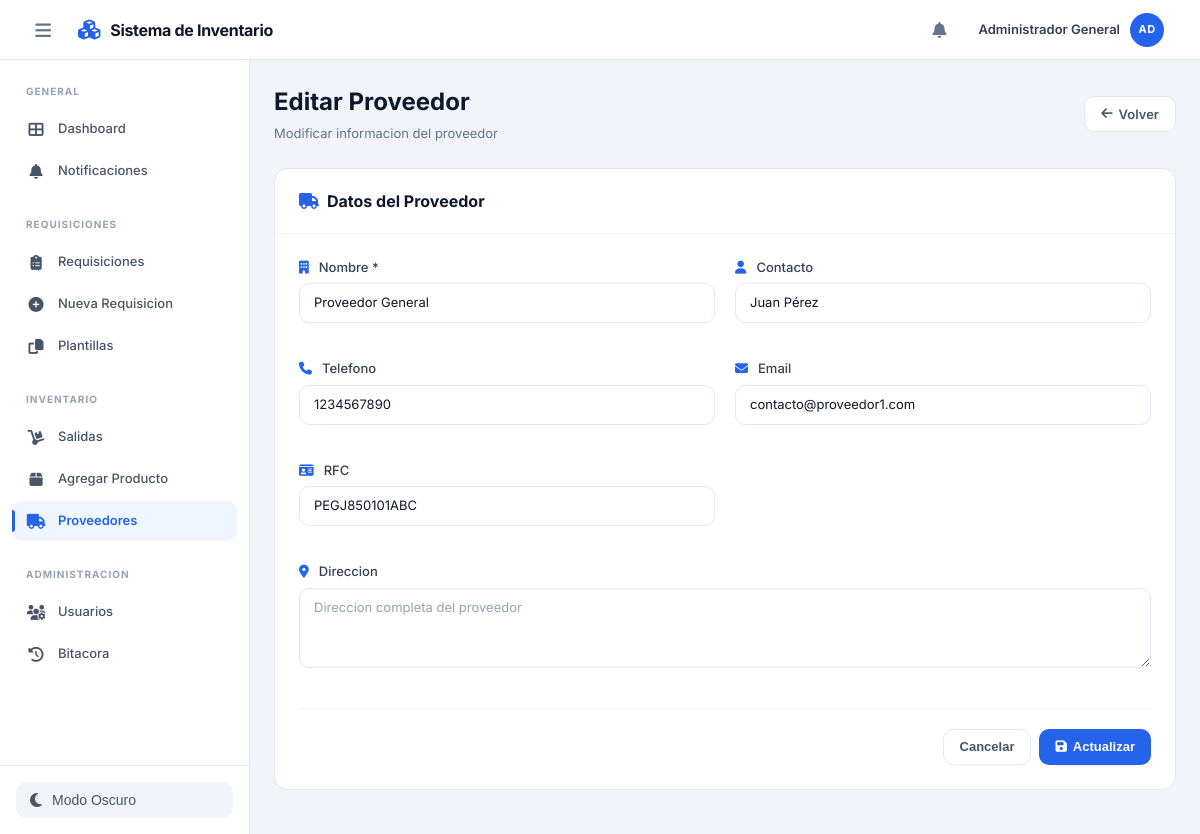
Page /agregar-proveedor.php?id=1 (signed in) on the committed database.
### tables this page shows
CREATE TABLE proveedores (
    id INT PRIMARY KEY AUTO_INCREMENT,
    nombre VARCHAR(200) NOT NULL,
    contacto VARCHAR(200),
    telefono VARCHAR(20),
    email VARCHAR(100),
    direccion TEXT,
    rfc VARCHAR(20),
    activo TINYINT(1) DEFAULT 1,
    created_at TIMESTAMP DEFAULT CURRENT_TIMESTAMP,
    updated_at TIMESTAMP DEFAULT CURRENT_TIMESTAMP ON UPDATE CURRENT_TIMESTAMP
);

### agregar-proveedor.php (called while the page is built, shortened)
<?php
$proveedorModel = new Proveedor();
$modo_edicion = false;
$proveedor = null;
if (isset($_GET['id'])) {
    $modo_edicion = true;
    $proveedor = $proveedorModel->obtenerPorId($_GET['id']);
}
require_once 'includes/header.php';
require_once 'views/agregar-proveedor.view.php';
require_once 'includes/footer.php';

### config/database.php (called while the page is built, shortened)
<?php
function getConnection() {
    if ($GLOBALS['db_connection'] !== null && $GLOBALS['db_connection']->ping()) {
        return $GLOBALS['db_connection'];
    }
    $conn = new mysqli(DB_HOST, DB_USER, DB_PASS, DB_NAME);
    $conn->set_charset("utf8");
    return $conn;
}

### models/Proveedor.php (called while the page is built, shortened)
<?php
class Proveedor {
    private $db;
    public function __construct() {
        $this->db = getConnection();
    }
    public function obtenerPorId($id) {
        $stmt = $this->db->prepare("SELECT * FROM proveedores WHERE id = ?");
        $stmt->bind_param("i", $id);
        $stmt->execute();
        $result = $stmt->get_result();
        return $result->fetch_assoc();
    }
}

### views/agregar-proveedor.view.php (the view, shortened to what this page needs)
<div class="main-content">
    <div style="display: flex; justify-content: space-between; align-items: center; margin-bottom: 1.5rem;">
        <div>
            <h1 style="margin: 0 0 4px 0; font-size: 1.5rem; font-weight: 700; color: var(--gray-900);">
                <?php echo $modo_edicion ? 'Editar Proveedor' : 'Agregar Proveedor'; ?>
            </h1>
            <p style="margin: 0; color: var(--text-muted); font-size: 0.8125rem;">
                <?php echo $modo_edicion ? 'Modificar informacion del proveedor' : 'Registrar un nuevo proveedor en el sistema'; ?>
            </p>
        </div>
        <a href="proveedores.php" class="btn btn-secondary" style="display: inline-flex; align-items: center; gap: 6px;">
            <i class="fas fa-arrow-left"></i> Volver
        </a>
    </div>
    <div class="card">
        <div style="padding: 1.25rem 1.5rem; border-bottom: 1px solid var(--gray-100);">
            <h2 style="margin: 0; font-size: 1rem; font-weight: 700; color: var(--gray-900); display: flex; align-items: center; gap: 8px;">
                <i class="fas fa-truck" style="color: var(--primary);"></i>
                Datos del Proveedor
            </h2>
        </div>
        <div style="padding: 1.5rem;">
            <form method="POST" action="agregar-proveedor.php" id="formProveedor" onsubmit="return confirmarGuardarProveedor(event)">
                <div style="display: grid; grid-template-columns: repeat(2, 1fr); gap: 1.25rem;">
                    <div class="form-group">
                        <label class="form-label">
                            <i class="fas fa-building" style="color: var(--primary); margin-right: 4px;"></i> Nombre *
                        </label>
                        <input type="text" name="nombre" class="form-input" required
                               value="<?php echo $modo_edicion ? htmlspecialchars($proveedor['nombre']) : ''; ?>"
                               placeholder="Ej: Suministros SA de CV">
                    </div>
                    <div class="form-group">
                        <label class="form-label">
                            <i class="fas fa-user" style="color: var(--primary); margin-right: 4px;"></i> Contacto
                        </label>
                        <input type="text" name="contacto" class="form-input"
                               value="<?php echo $modo_edicion ? htmlspecialchars($proveedor['contacto']) : ''; ?>"
                               placeholder="Ej: Juan Perez">
                    </div>
                    <div class="form-group">
                        <label class="form-label">
                            <i class="fas fa-phone" style="color: var(--primary); margin-right: 4px;"></i> Telefono
                        </label>
                        <input type="text" name="telefono" class="form-input"
                               value="<?php echo $modo_edicion ? htmlspecialchars($proveedor['telefono']) : ''; ?>"
                               placeholder="Ej: 1234567890">
                    </div>
                    <div class="form-group">
                        <label class="form-label">
                            <i class="fas fa-envelope" style="color: var(--primary); margin-right: 4px;"></i> Email
                        </label>
                        <input type="email" name="email" class="form-input"
                               value="<?php echo $modo_edicion ? htmlspecialchars($proveedor['email']) : ''; ?>"
                               placeholder="Ej: contacto@proveedor.com">
                    </div>
                    <div class="form-group">
                        <label class="form-label">
                            <i class="fas fa-id-card" style="color: var(--primary); margin-right: 4px;"></i> RFC
                        </label>
                        <input type="text" name="rfc" class="form-input"
                               value="<?php echo $modo_edicion ? htmlspecialchars($proveedor['rfc']) : ''; ?>"
                               placeholder="Ej: PEGJ850101ABC">
                    </div>
                    <div class="form-group" style="grid-column: 1 / -1;">
                        <label class="form-label">
                            <i class="fas fa-map-marker-alt" style="color: var(--primary); margin-right: 4px;"></i> Direccion
                        </label>
                        <textarea name="direccion" rows="3" class="form-input" style="resize: vertical;"
                                  placeholder="Direccion completa del proveedor"><?php echo $modo_edicion ? htmlspecialchars($proveedor['direccion']) : ''; ?></textarea>
                    </div>
                </div>
                <div style="display: flex; gap: 0.5rem; margin-top: 1.5rem; padding-top: 1.25rem; border-top: 1px solid var(--gray-100); justify-content: flex-end;">
                    <button type="button" onclick="location.href='proveedores.php'" class="btn btn-secondary">Cancelar</button>
                    <button type="submit" class="btn btn-primary">
                        <i class="fas fa-save"></i> <?php echo $modo_edicion ? 'Actualizar' : 'Guardar'; ?>
                    </button>
                </div>
            </form>
        </div>
    </div>
</div>

### styles.css (style rules this page uses)
* { margin: 0; padding: 0; box-sizing: border-box; }
:root { --primary: #2563eb; --primary-hover: #1d4ed8; --primary-light: #eff6ff; --primary-50: #eff6ff; --primary-100: #dbeafe; --primary-200: #bfdbfe; --primary-600: #2563eb; --primary-700: #1d4ed8; --success: #059669; --success-light: #ecfdf5; --success-dark: #047857; --warning: #d97706; --warning-light: #fffbeb; --danger: #dc2626; --danger-light: #fef2f2; --info: #0891b2; --info-light: #ecfeff; --white: #ffffff; --gray-50: #f8fafc; --gray-100: #f1f5f9; --gray-200: #e2e8f0; --gray-300: #cbd5e1; --gray-400: #94a3b8; --gray-500: #64748b; --gray-600: #475569; --gray-700: #334155; --gray-800: #1e293b; --gray-900: #0f172a; --text-primary: #0f172a; --text-secondary: #475569; --text-muted: #64748b; --text-light: #94a3b8; --background: #f1f5f9; --card-bg: #ffffff; --border-color: #e2e8f0; --radius-sm: 8px; --radius-md: 10px; --radius-lg: 14px; --radius-xl: 20px; --radius-full: 9999px; --shadow-xs: 0 1px 2px rgba(0, 0, 0, 0.04); --shadow-sm: 0 1px 3px rgba(0, 0, 0, 0.06), 0 1px 2px rgba(0, 0, 0, 0.04); --shadow-md: 0 4px 6px -1px rgba(0, 0, 0, 0.07), 0 2px 4px -2px rgba(0, 0, 0, 0.04); --shadow-lg: 0 10px 25px -5px rgba(0, 0, 0, 0.08), 0 8px 10px -6px rgba(0, 0, 0, 0.03); --shadow-card: 0 1px 3px rgba(0,0,0,0.04), 0 1px 2px rgba(0,0,0,0.06); --shadow-card-hover: 0 10px 30px -5px rgba(37, 99, 235, 0.15), 0 4px 6px -4px rgba(0,0,0,0.05); --transition: all 0.2s ease; --transition-fast: all 0.15s ease; }
body { font-family: "Inter", -apple-system, BlinkMacSystemFont, "Segoe UI", Roboto, sans-serif; background: var(--background); color: var(--text-primary); line-height: 1.5; font-size: 14px; min-height: 100vh; -webkit-font-smoothing: antialiased; }
.main-content { flex: 1; padding: 1.5rem; overflow-y: auto; background: var(--background); }
.btn { display: inline-flex; align-items: center; gap: 0.375rem; padding: 0.5rem 1rem; border: none; border-radius: var(--radius-md); font-size: 0.8125rem; font-weight: 600; cursor: pointer; transition: var(--transition-fast); text-decoration: none; white-space: nowrap; line-height: 1.4; }
.btn-primary { background: var(--primary); color: var(--white); }
.btn-secondary { background: var(--white); color: var(--gray-600); border: 1px solid var(--gray-200); }
.form-container, .card { background: var(--white); border: 1px solid var(--border-color); border-radius: var(--radius-lg); margin-bottom: 1.25rem; }
.form-group { display: flex; flex-direction: column; gap: 0.375rem; margin-bottom: 1rem; }
.form-group label { font-size: 0.8125rem; font-weight: 500; color: var(--gray-700); display: flex; align-items: center; gap: 0.375rem; }
.form-group input, .form-group select, .form-group textarea, .form-control, .form-input { width: 100%; padding: 0.5625rem 0.875rem; border: 1px solid var(--gray-200); border-radius: var(--radius-md); font-size: 0.8125rem; font-family: inherit; transition: var(--transition); background: var(--white); color: var(--text-primary); line-height: 1.5; height: auto; min-height: 40px; }
textarea.form-input { min-height: 80px; resize: vertical; }
.form-input::placeholder { color: var(--gray-400); }

### rows in the picture
proveedores: nombre "Proveedor General", contacto "Juan Pérez", telefono "1234567890", email "contacto@proveedor1.com", rfc "PEGJ850101ABC"

### other values in the picture
$_SESSION['user_nombre'] "Administrador General"
substr($_SESSION['user_nombre'] ?? 'U', 0, 2) "AD"
